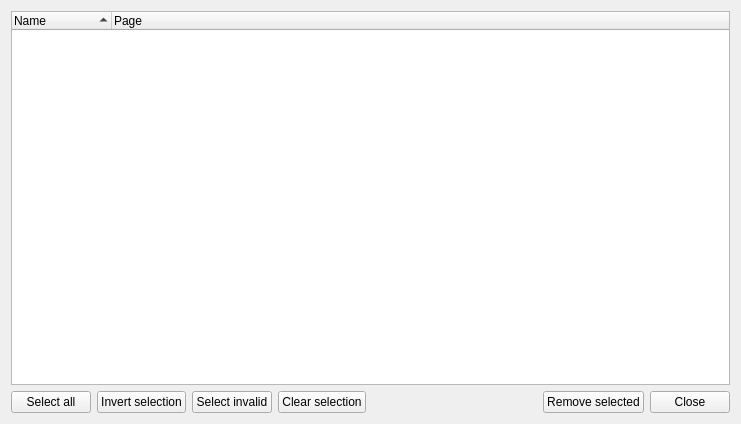
<?xml version="1.0" encoding="UTF-8"?>
<ui version="4.0">
 <class>BookmarkManager</class>
 <widget class="QWidget" name="BookmarkManager">
  <property name="windowModality">
   <enum>Qt::ApplicationModal</enum>
  </property>
  <property name="geometry">
   <rect>
    <x>0</x>
    <y>0</y>
    <width>741</width>
    <height>424</height>
   </rect>
  </property>
  <property name="windowTitle">
   <string>QComicBook Bookmarks</string>
  </property>
  <layout class="QVBoxLayout" name="verticalLayout">
   <item>
    <widget class="QTreeWidget" name="lview">
     <property name="editTriggers">
      <set>QAbstractItemView::NoEditTriggers</set>
     </property>
     <property name="showDropIndicator" stdset="0">
      <bool>false</bool>
     </property>
     <property name="selectionMode">
      <enum>QAbstractItemView::MultiSelection</enum>
     </property>
     <property name="rootIsDecorated">
      <bool>false</bool>
     </property>
     <property name="itemsExpandable">
      <bool>false</bool>
     </property>
     <property name="sortingEnabled">
      <bool>true</bool>
     </property>
     <column>
      <property name="text">
       <string>Name</string>
      </property>
     </column>
     <column>
      <property name="text">
       <string>Page</string>
      </property>
     </column>
    </widget>
   </item>
   <item>
    <layout class="QHBoxLayout" name="horizontalLayout">
     <item>
      <widget class="QPushButton" name="b_selall">
       <property name="text">
        <string>Select all</string>
       </property>
      </widget>
     </item>
     <item>
      <widget class="QPushButton" name="b_selrev">
       <property name="text">
        <string>Invert selection</string>
       </property>
      </widget>
     </item>
     <item>
      <widget class="QPushButton" name="b_selinv">
       <property name="text">
        <string>Select invalid</string>
       </property>
      </widget>
     </item>
     <item>
      <widget class="QPushButton" name="b_selnone">
       <property name="text">
        <string>Clear selection</string>
       </property>
      </widget>
     </item>
     <item>
      <spacer name="horizontalSpacer">
       <property name="orientation">
        <enum>Qt::Horizontal</enum>
       </property>
       <property name="sizeHint" stdset="0">
        <size>
         <width>40</width>
         <height>20</height>
        </size>
       </property>
      </spacer>
     </item>
     <item>
      <widget class="QPushButton" name="b_remsel">
       <property name="text">
        <string>Remove selected</string>
       </property>
      </widget>
     </item>
     <item>
      <widget class="QPushButton" name="b_ok">
       <property name="text">
        <string>Close</string>
       </property>
      </widget>
     </item>
    </layout>
   </item>
  </layout>
 </widget>
 <resources/>
 <connections/>
</ui>
